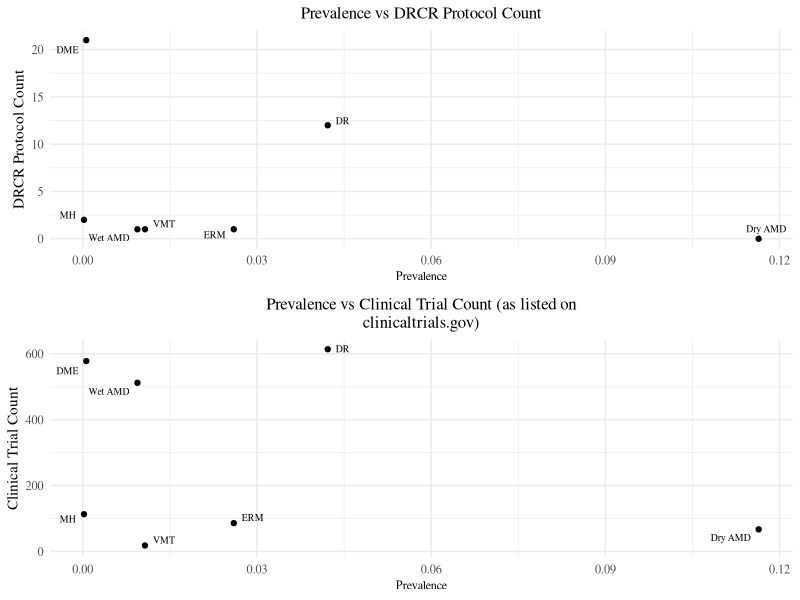
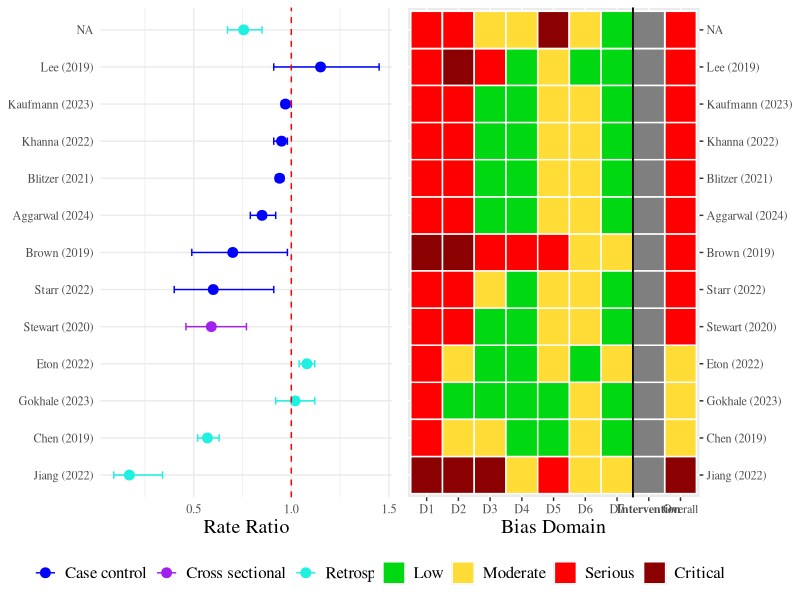

Generate these figures, in order, with R:
## ---- chunk 1
library(ggplot2)
library(dplyr)
library(ggrepel)
library(tidyr)
library(stringr)
library(egg)
## ---- chunk 2
prevalence_dict <- c(DR = 0.285 * 0.148, DME = 0.027 * 0.148 * 0.148, ERM = 0.026, VMT = 0.0107, RR = NULL, MH = 0.0002, Wet_AMD = 0.0094, Dry_AMD = 0.1164)

clinical_dict <- c(DR = 614, DME = 578, ERM = 86, VMT = 18, RR = 11, MH = 113, Wet_AMD = 512, Dry_AMD = 67)
## ---- chunk 3
protocol_df <- read.csv('drcrprotocols.csv')
protocol_df <- subset(protocol_df, Disease != 'MISC')

formatted_prevalence_df <- protocol_df %>%
  group_by(Disease) %>%
  summarise(Number_of_Rows = n())

dry_amd_row = data.frame(Disease = 'Dry_AMD', Number_of_Rows = 0)
formatted_prevalence_df <- rbind(formatted_prevalence_df, dry_amd_row)
formatted_prevalence_df$Prevalence <- prevalence_dict[match(formatted_prevalence_df$Disease, names(prevalence_dict))]
formatted_prevalence_df$Clinical_Trials_Count <- clinical_dict[match(formatted_prevalence_df$Disease, names(clinical_dict))]

formatted_prevalence_df <- formatted_prevalence_df %>%
  rename(DRCR_Protocol_Count = Number_of_Rows)
formatted_prevalence_df <- formatted_prevalence_df %>%
  mutate(Disease = gsub("_", " ", Disease))

common_theme <- theme_minimal() +
  theme(
    text = element_text(family = "serif"),
    plot.title = element_text(size = rel(1.1), hjust = 0.5),  
    axis.title.x = element_text(size = rel(0.8)),
    axis.title.y = element_text(size = rel(1))
  )

plt1 <- ggplot(formatted_prevalence_df, aes(x = Prevalence, y = DRCR_Protocol_Count, label = Disease)) +
  geom_point(size = 1.5) +
  geom_text_repel(box.padding = 0.3, segment.color = NA, size = 2.5, family = "serif") +
  labs(title = 'Prevalence vs DRCR Protocol Count',
       x = 'Prevalence',
       y = 'DRCR Protocol Count') + 
  common_theme 

plt2 <- ggplot(formatted_prevalence_df, aes(x = Prevalence, y = Clinical_Trials_Count, label = Disease)) + 
  geom_point(size = 1.5) +
  geom_text_repel(box.padding = 0.3, segment.color = NA, size = 2.5, family = "serif") +  
  labs(title = NULL,  # Remove the title from labs
       x = 'Prevalence', 
       y = 'Clinical Trial Count') + 
  ggtitle(str_wrap('Prevalence vs Clinical Trial Count (as listed on clinicaltrials.gov)', width = 60)) +
  common_theme

ggarrange(plt1, plt2, nrow = 2)

## ---- chunk 4

drcrrates <-read.csv('drcrrates.csv')
study_order <- c('Jiang (2022)', 'Chen (2019)', 'Gokhale (2023)', 'Eton (2022)',
                 'Stewart (2020)',
                 'Starr (2022)', 'Brown (2019)', 'Aggarwal (2024)', 'Blitzer (2021)', 'Khanna (2022)', 'Kaufmann (2023)', 'Lee (2019)')

type_order <- c('Case control', 'Cross sectional', 'Retrospective cohort')


drcrrates$Paper <- factor(drcrrates$Paper, levels = study_order, ordered = TRUE)
drcrrates$Type <- factor(drcrrates$Type, levels = type_order, ordered = TRUE)

common_theme <- theme_minimal() +
  theme(
    text = element_text(family = "serif"),
    plot.title = element_text(size = rel(2)),  
    axis.title.x = element_text(size = rel(1.3)),
    axis.title.y = element_text(size = rel(1.3))
  )

rates <- ggplot(drcrrates, aes(x = Rate.ratio, y = Paper, color = Type)) +
  geom_point(position = position_dodge(width = 0.5), size = 3) +
  geom_errorbarh(aes(xmin = Lower, xmax = Upper, height = 0.2), position = position_dodge(width = 0.5)) +
  labs(title = 'Metformin Rate Ratios vs AMD',
       x = 'Rate Ratio',
       y = NULL,
       color = 'Study Type') +
  geom_vline(xintercept = 1, linetype = 'dashed', color = 'red') +
  common_theme +
  theme(legend.position = 'bottom',
        legend.title = element_blank(),
        legend.text = element_text(size = rel(1.1)),
        ) +
  scale_color_manual(values = c('blue','purple', '#1EF0E2'))

## ---- chunk 5

bias_df = read.csv('drcrbias.csv')

bias_df$Study <- factor(bias_df$Study, levels = study_order, ordered = TRUE)
df_dropped <- bias_df %>% select(-Type)
df_melted <- df_dropped %>%
  gather(key = "Bias_Type", value = "Bias_Level", -Study)

overall_bolder = c(rep(0, 7), 1)

color_map <- c('Low' = '#00D811', 'Moderate' = '#FFDC36', 'Serious' = 'red', 'Critical' = 'darkred')

bias <- ggplot(df_melted, aes(x = Bias_Type, y = Study, fill = Bias_Level)) +
  geom_tile(color = "white", size = 0.5) +
  scale_fill_manual(values = color_map, limits = c('Low', 'Moderate', 'Serious', 'Critical')) +
  geom_vline(xintercept = 7.501, linetype = 'solid') + 
  geom_vline(xintercept = 7.499, linetype = 'solid') +
  labs(title = 'ROBINS-I Tool Analysis', x = 'Bias Domain', y = NULL) +
  theme(
    legend.position = "bottom",
    legend.title = element_blank(),
    text = element_text(family = "serif"),
    plot.title = element_text(size = rel(2)),  
    axis.title.x = element_text(size = rel(1.3)),
    axis.title.y = element_text(size = rel(1.3)),
    axis.text.x = element_text(face = ifelse(overall_bolder, 'bold', 'plain')),
    legend.text = element_text(size = rel(1.1))
    )
## ---- chunk 6
bias <- bias +
  labs(title = NULL, x = 'Bias Domain', y = NULL) + scale_y_discrete(position = "right")

rates <- rates + labs(title = NULL, x = 'Rate Ratio', y = NULL)
plot <- ggarrange(rates, bias, ncol = 2)
